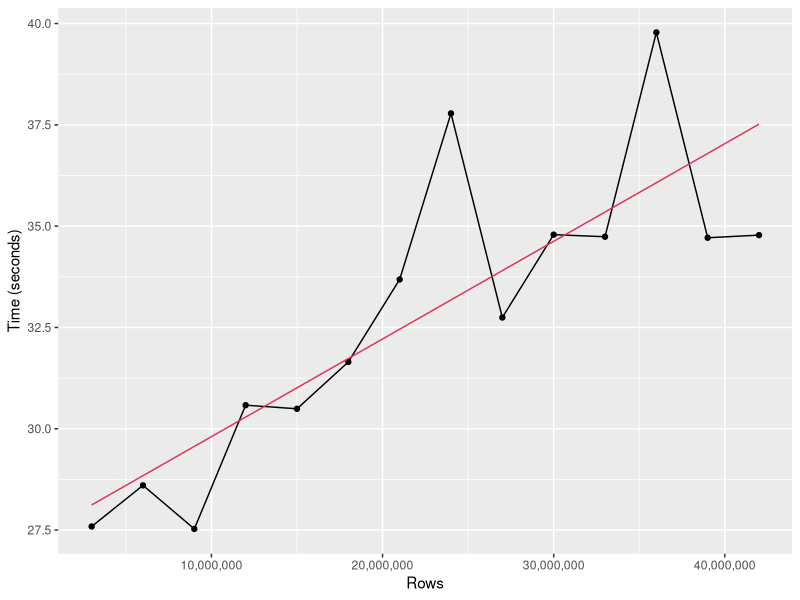
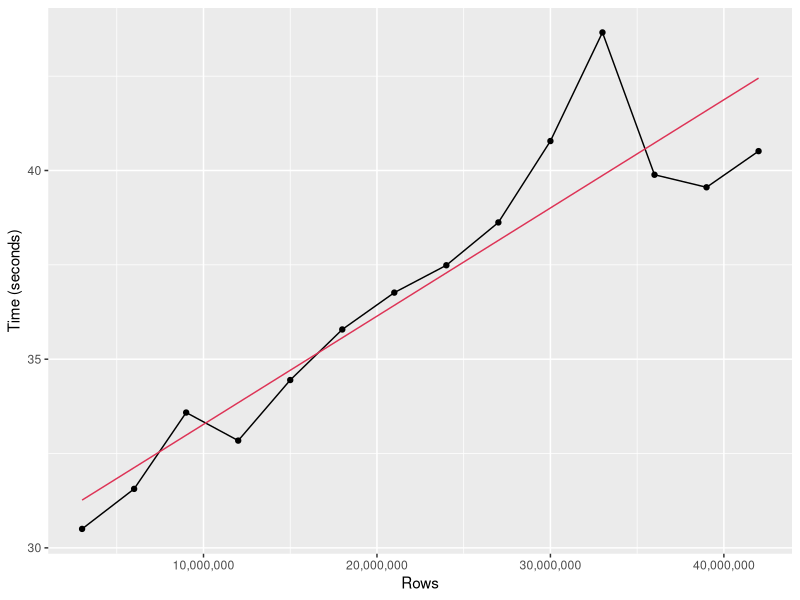
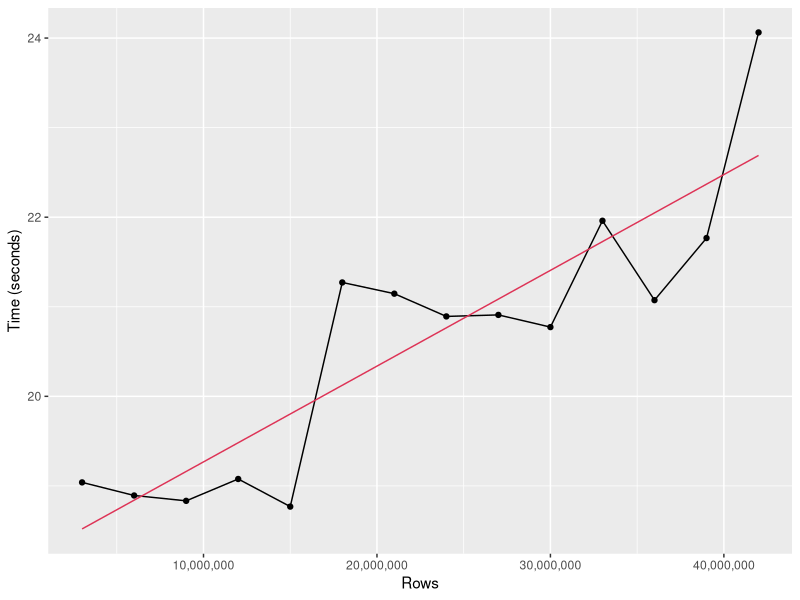
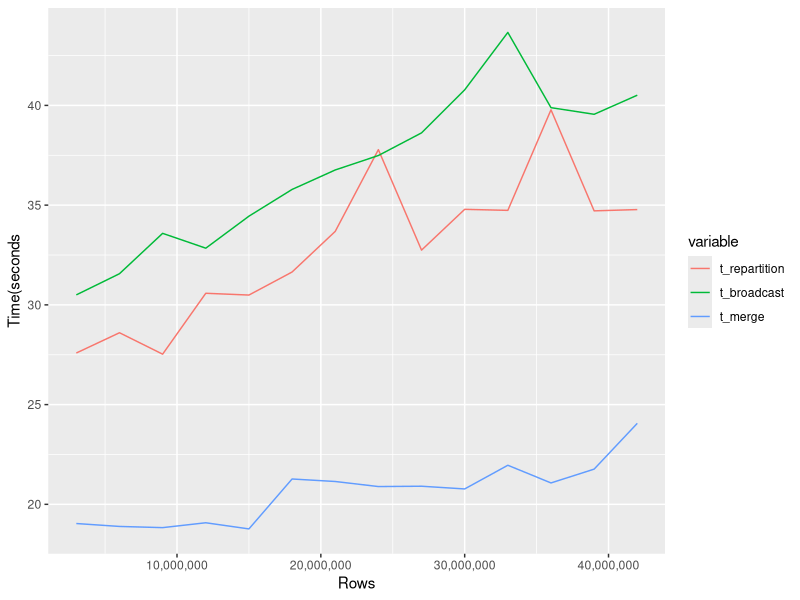
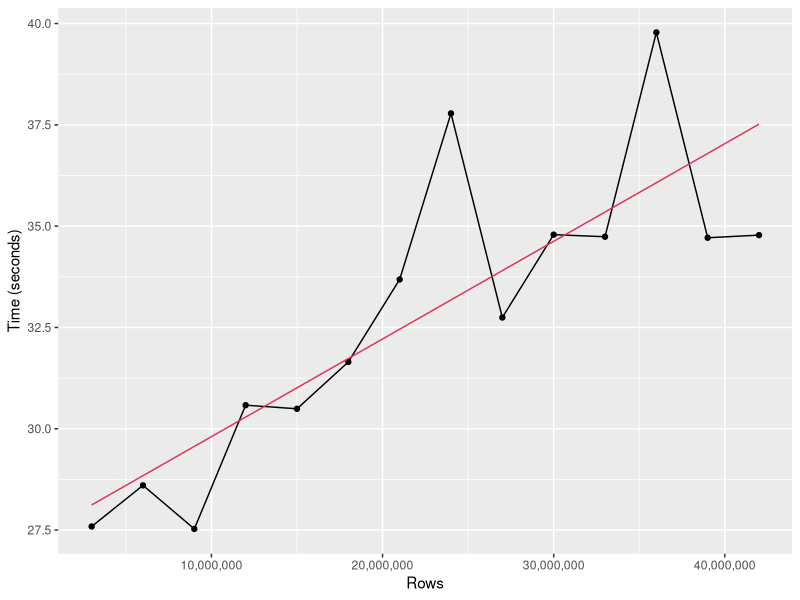
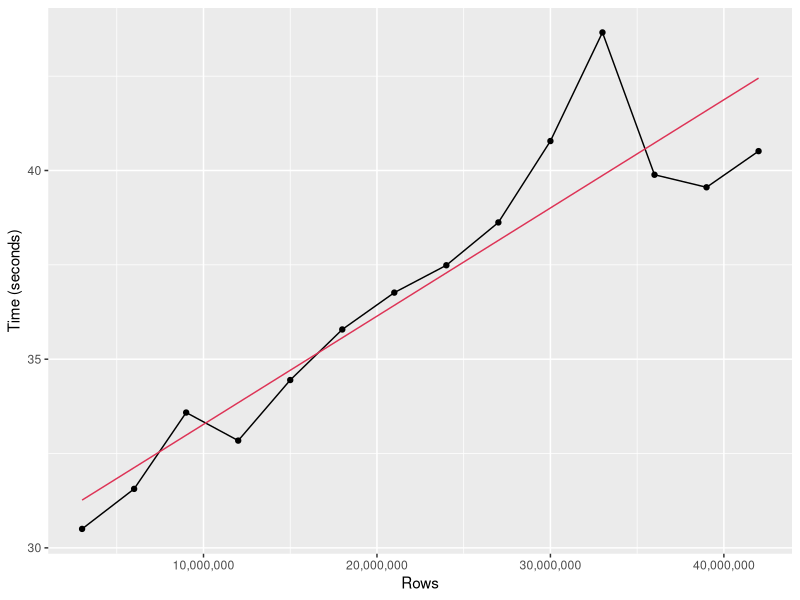
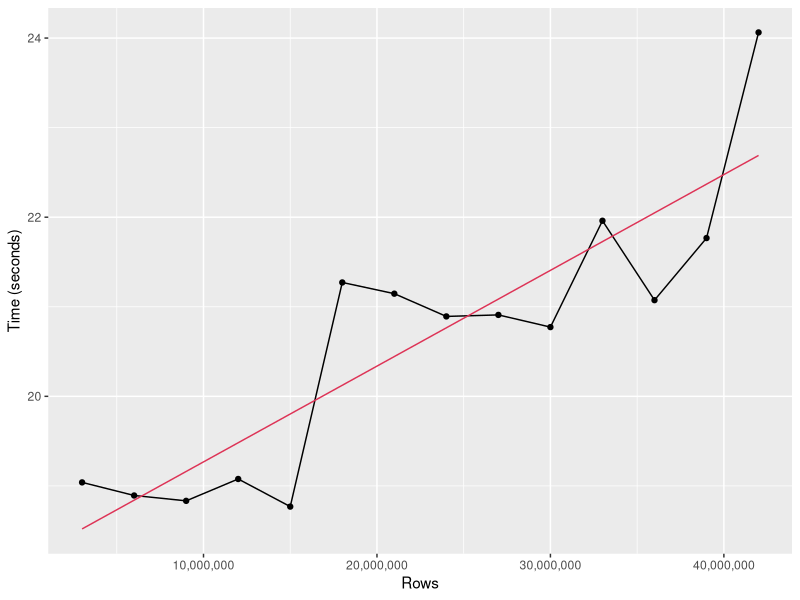
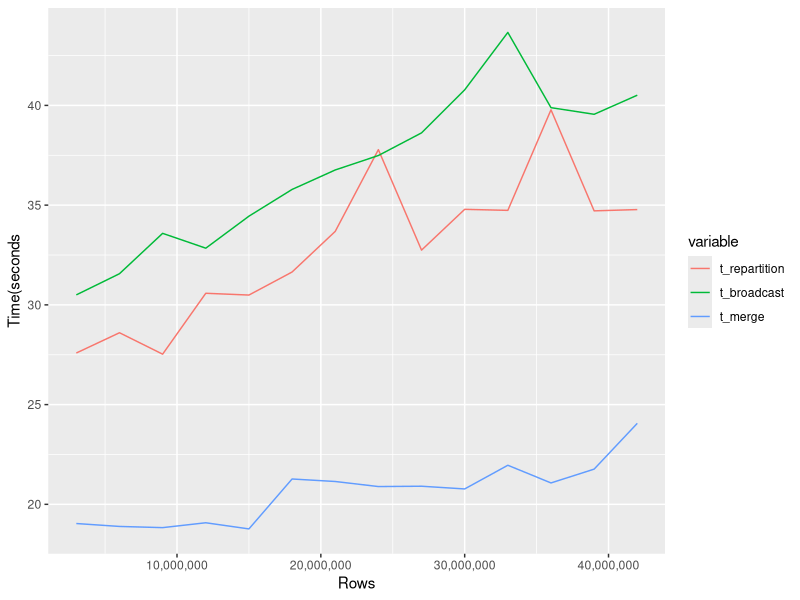

Generate these figures, in order, with R:
library(ggplot2)
library(reshape2)

data <- read.csv("results_speedup_0.7.csv");
data$t_repartition <- data$t_repartition / 1000000000 # ns to s
data$t_broadcast <- data$t_broadcast / 1000000000
data$t_merge <- data$t_merge / 1000000000
data$t_sort_merge <- data$t_sort_merge / 1000000000

d <- melt(data[,c("rows", "t_repartition","t_broadcast","t_merge")], id=c("rows"));

ggplot(data=data, aes(x=rows, y=t_repartition)) + geom_line() + geom_point() +
  geom_smooth(method='lm', formula=y~x, se=FALSE, color="#DD3356", size=.5) +
  labs(x = "Rows", y = "Time (seconds)") +
  scale_x_continuous(labels=scales::comma)

ggsave("repartition_join_0.7.pdf")

ggplot(data=data, aes(x=rows, y=t_broadcast)) + geom_line() + geom_point() +
  geom_smooth(method='lm', formula=y~x, se=FALSE, color="#DD3356", size=.5) +
  labs(x = "Rows", y = "Time (seconds)") +
  scale_x_continuous(labels=scales::comma)

ggsave("broadcast_join_0.7.pdf")

ggplot(data=data, aes(x=rows, y=t_merge)) + geom_line() + geom_point() +
  geom_smooth(method='lm', formula=y~x, se=FALSE, color="#DD3356", size=.5) +
  labs(x = "Rows", y = "Time (seconds)") +
  scale_x_continuous(labels=scales::comma)

ggsave("merge_join_0.7.pdf")

ggplot(d) + geom_line(aes(x=rows, y=value, color=variable)) +
  labs(x = "Rows", y = "Time(seconds") +
  scale_x_continuous(labels=scales::comma)

ggsave("comparison_0.7.pdf")